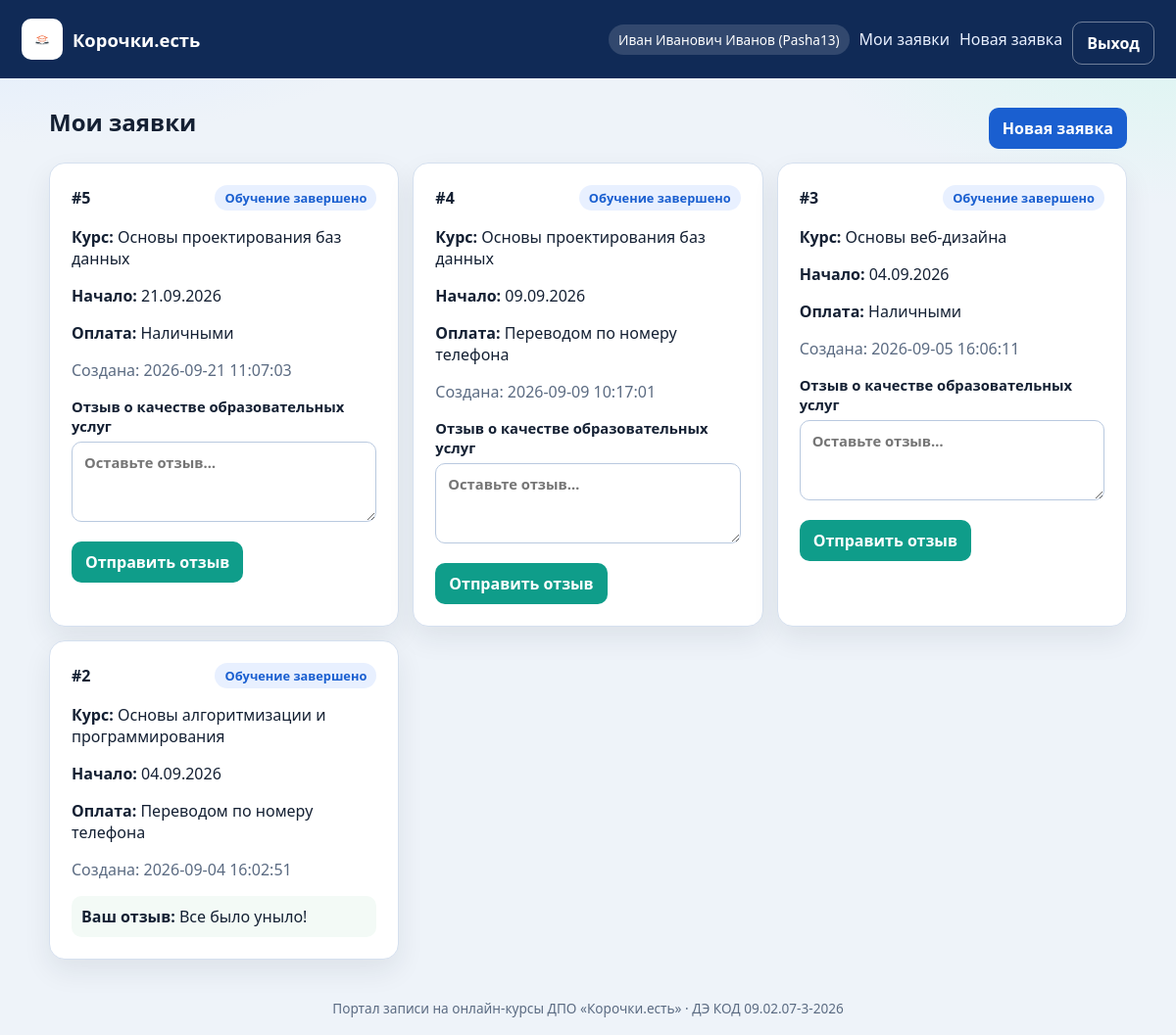
/applications (signed in), run on the app's committed database.
### tables this page shows
CREATE TABLE applications (
            id             INTEGER PRIMARY KEY AUTOINCREMENT,
            user_id        INTEGER NOT NULL,
            course_name    TEXT    NOT NULL,
            start_date     TEXT    NOT NULL,
            payment_method TEXT    NOT NULL
                               CHECK (payment_method IN ('cash', 'phone_transfer')),
            status         TEXT    NOT NULL DEFAULT 'Новая'
                               CHECK (status IN ('Новая', 'Идет обучение', 'Обучение завершено')),
            review_text    TEXT,
            created_at     TEXT    NOT NULL DEFAULT (datetime('now','localtime')),
            FOREIGN KEY (user_id) REFERENCES users(id) ON DELETE CASCADE
        );

### app.py (the view)
@app.route("/applications")
@login_required
def my_applications():
    rows = get_db().execute(
        """
        SELECT * FROM applications
        WHERE user_id = ?
        ORDER BY id DESC
        """,
        (session["user_id"],),
    ).fetchall()
    return render_template("applications.html", applications=rows)

### app.py (called while the page is built)
def get_db() -> sqlite3.Connection:
    if "db" not in g:
        g.db = sqlite3.connect(DB_PATH)
        g.db.row_factory = sqlite3.Row
        g.db.execute("PRAGMA foreign_keys = ON")
    return g.db

def login_required(view):
    @wraps(view)
    def wrapped(*args, **kwargs):
        if "user_id" not in session:
            flash("Сначала войдите в систему.", "error")
            return redirect(url_for("login"))
        return view(*args, **kwargs)
    return wrapped

def format_date_dmy(iso: str) -> str:
    try:
        return datetime.strptime(iso[:10], "%Y-%m-%d").strftime("%d.%m.%Y")
    except ValueError:
        return iso

@app.context_processor
def inject_globals():
    return {
        "current_login": session.get("login"),
        "current_role": session.get("role"),
        "current_name": session.get("full_name"),
    }

### templates/applications.html (shortened to what this page needs)
{% extends "base.html" %}
{% block content %}
<section>
  <div class="page-head">
    <h1>Мои заявки</h1>
    <a class="btn" href="{{ url_for('new_application') }}">Новая заявка</a>
  </div>
  {% if not applications %}
    <div class="empty">Заявок пока нет. Создайте первую.</div>
  {% else %}
    <div class="cards">
      {% for a in applications %}
        <article class="app-card status-{{ a.status|replace(' ', '-') }}">
          <header>
            <strong>#{{ a.id }}</strong>
            <span class="pill">{{ a.status }}</span>
          </header>
          <p><b>Курс:</b> {{ a.course_name }}</p>
          <p><b>Начало:</b> {{ a.start_date|dmy }}</p>
          <p><b>Оплата:</b> {{ a.payment_method|pay }}</p>
          <p class="muted">Создана: {{ a.created_at }}</p>
          {% if a.status == 'Обучение завершено' %}
            {% if a.review_text %}
              <div class="review-box"><b>Ваш отзыв:</b> {{ a.review_text }}</div>
            {% else %}
              <form method="post" action="{{ url_for('leave_review', app_id=a.id) }}" class="review-form">
                <label>Отзыв о качестве образовательных услуг
                  <textarea name="review_text" rows="3" required placeholder="Оставьте отзыв…"></textarea>
                </label>
                <button class="btn btn-secondary" type="submit">Отправить отзыв</button>
              </form>
            {% endif %}
          {% else %}
            <p class="hint">Отзыв будет доступен после статуса «Обучение завершено».</p>
          {% endif %}
        </article>
      {% endfor %}
    </div>
  {% endif %}
</section>
{% endblock %}

### static/css/style.css (style rules this page uses)
:root { --bg: #eef3f9; --card: #ffffff; --ink: #142033; --muted: #5b6b82; --line: #d5e0ef; --accent: #1a5fd0; --accent-2: #0f9d8a; --danger: #b42318; --ok: #157a3a; --shadow: 0 12px 28px rgba(20, 32, 51, 0.08); --radius: 16px; --font: "Segoe UI", Candara, "Trebuchet MS", sans-serif; }
* { box-sizing: border-box; }
html, body { margin: 0; padding: 0; }
body { font-family: var(--font); color: var(--ink); background: radial-gradient(900px 420px at 0% -10%, #d7e8ff, transparent 60%), radial-gradient(700px 380px at 100% 0%, #d8f6ef, transparent 55%), var(--bg); min-height: 100vh; display: flex; flex-direction: column; }
a { color: var(--accent); text-decoration: none; }
.auth-card, .auth-wide, .app-card, .empty { background: var(--card); border: 1px solid var(--line); border-radius: var(--radius); box-shadow: var(--shadow); padding: 22px; }
.auth-card h1, .auth-wide h1, .page-head h1 { margin: 0 0 6px; }
.muted { color: var(--muted); }
label { display: block; margin: 12px 0; font-weight: 600; font-size: .92rem; }
input, select, textarea { display: block; width: 100%; margin-top: 6px; padding: 10px 12px; border: 1px solid #b9c9df; border-radius: 10px; font: inherit; background: #fff; }
.btn, .btn-ghost, .btn-secondary, .btn-sm { display: inline-block; border: 0; border-radius: 10px; padding: 10px 14px; font: inherit; font-weight: 700; cursor: pointer; text-decoration: none; margin-top: 8px; }
.btn { background: var(--accent); color: #fff; }
.btn-secondary { background: var(--accent-2); color: #fff; }
.page-head { display: flex; justify-content: space-between; align-items: center; gap: 12px; margin-bottom: 14px; flex-wrap: wrap; }
.cards { display: grid; grid-template-columns: repeat(auto-fill, minmax(280px, 1fr)); gap: 14px; }
.app-card header { display: flex; justify-content: space-between; align-items: center; margin-bottom: 8px; }
.pill { background: #e8f0ff; color: #1a5fd0; padding: 4px 10px; border-radius: 999px; font-size: .8rem; font-weight: 700; }
.review-box { margin-top: 10px; background: #f3faf6; border-radius: 10px; padding: 10px; }
.review-form { margin-top: 10px; }

### data on the page
applications: id "5", status "Обучение завершено", course_name "Основы проектирования баз данных", start_date|dmy "21.09.2026", payment_method|pay "Наличными", created_at "2026-09-21 11:07:03"
applications: id "4", status "Обучение завершено", course_name "Основы проектирования баз данных", start_date|dmy "09.09.2026", payment_method|pay "Переводом по номеру телефона", created_at "2026-09-09 10:17:01"
applications: id "3", status "Обучение завершено", course_name "Основы веб-дизайна", start_date|dmy "04.09.2026", payment_method|pay "Наличными", created_at "2026-09-05 16:06:11"
applications: id "2", status "Обучение завершено", course_name "Основы алгоритмизации и программирования", start_date|dmy "04.09.2026", payment_method|pay "Переводом по номеру телефона", created_at "2026-09-04 16:02:51", review_text "Все было уныло!"

### other printed values
{{ current_name }} "Иван Иванович Иванов"
{{ current_login }} "Pasha13"
